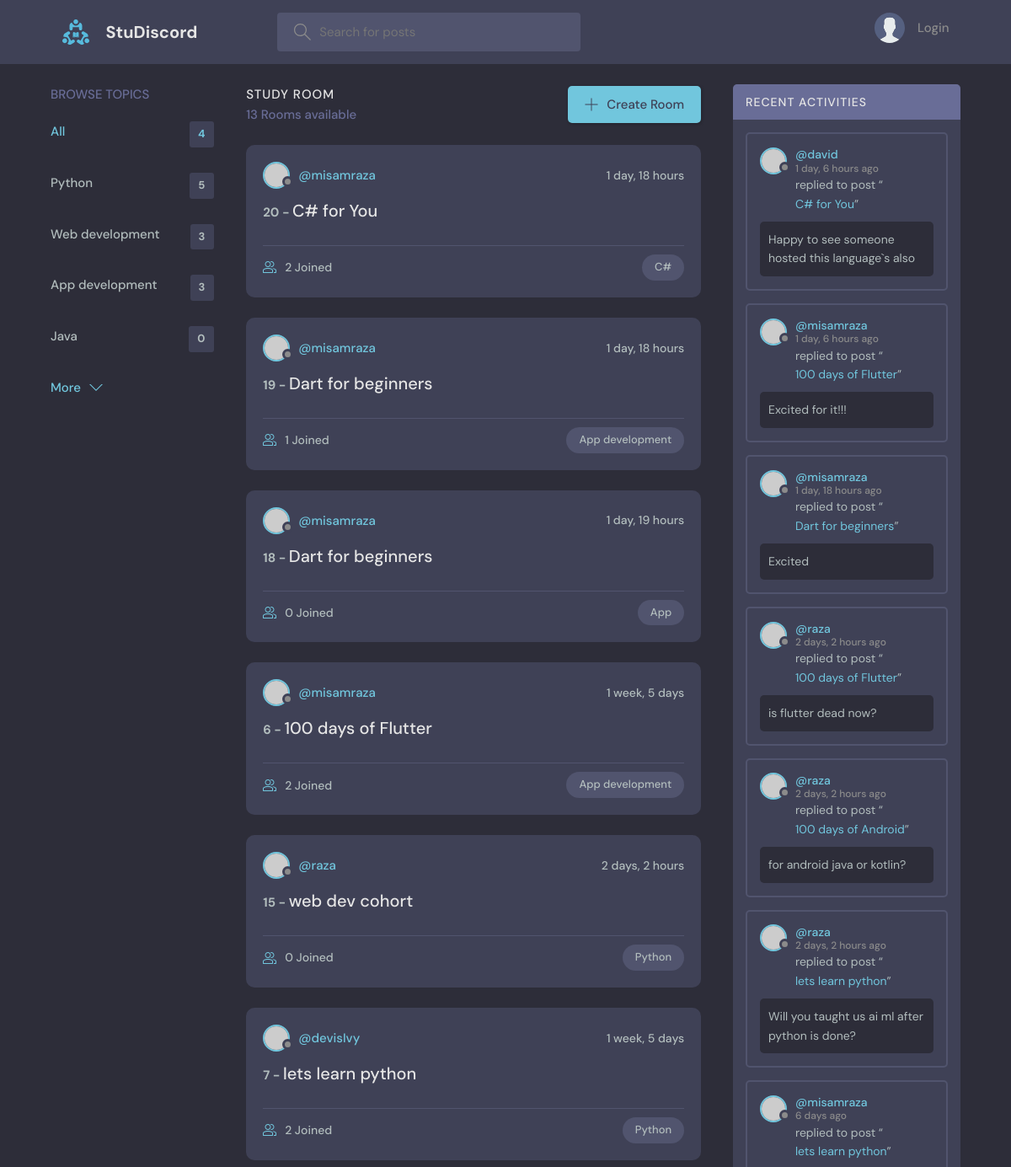
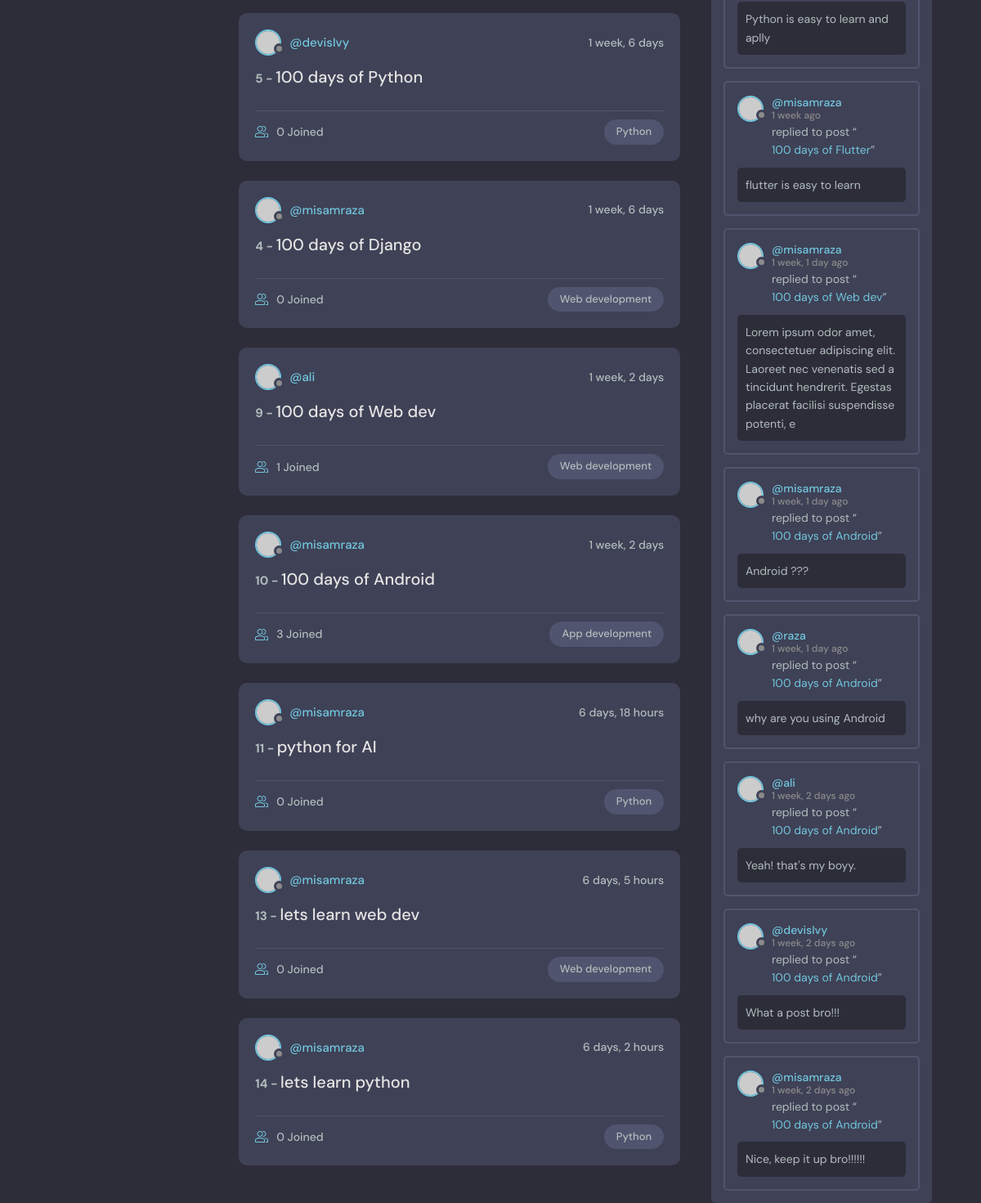
The page / on the database its author committed (2 pictures, top to bottom).
### base/models.py (models this page shows, shortened)
class Topic(models.Model):
    name = models.CharField( max_length=100)

class Room(models.Model):
    host =models.ForeignKey(User,on_delete=models.SET_NULL,null=True)
    topic=models.ForeignKey(Topic,on_delete=models.SET_NULL,null=True)
    name = models.CharField(max_length=200)
    description = models.TextField(null=True,blank=True)
    participants = models.ManyToManyField(User,related_name='participants',blank=True)
    updated = models.DateTimeField(auto_now=True)
    created = models.DateTimeField(auto_now_add=True)
    class Meta:
        ordering = ['-updated','-created']
    def __str__(self):
        return self.name

class Message(models.Model):
    user = models.ForeignKey(User,on_delete=models.CASCADE)
    room = models.ForeignKey(Room,on_delete=models.CASCADE)
    body = models.TextField()
    updated = models.DateTimeField(auto_now=True)
    created = models.DateTimeField(auto_now_add=True)
    class Meta:
        ordering = ['-updated','-created']
    def __str__(self):
        return self.body[0:150]

### base/views.py (the view)
# urls.py: path('',views.home,name="home"),
def home(request):
    q=request.GET.get('q') if request.GET.get('q') != None else ''
    rooms = Room.objects.filter(
         Q(topic__name__icontains = q) |
        Q(name__icontains = q) |
        Q(description__icontains = q)
                                )
    room_messages = Message.objects.filter(Q(room__topic__name__icontains=q))
    topics = Topic.objects.all()[0:4]
    room_count = rooms.count()
    context = {'rooms':rooms,'topics':topics,'room_count':room_count,'room_messages':room_messages}
    return render(request,'base/home.html',context)

### base/templates/base/home.html (shortened to what this page needs)
{% extends "main.html" %}
{% block content %}
    <main class="layout layout--3">
      <div class="container">
        {% include "base/topics_components.html" %}
        <div class="roomList">
          <div class="roomList__header">
            <div>
              <h2>Study Room</h2>
              <p>{{room_count}} Rooms available</p>
            </div>
            <a class="btn btn--main" href="{% url "create-room" %}">
              <svg version="1.1" xmlns="http://www.w3.org/2000/svg" width="32" height="32" viewBox="0 0 32 32">
                <title>add</title>
                <path
                  d="M16.943 0.943h-1.885v14.115h-14.115v1.885h14.115v14.115h1.885v-14.115h14.115v-1.885h-14.115v-14.115z"
                ></path>
              </svg>
              Create Room
            </a>
          </div>
            {% include "base/feed_component.html" %}
        </div>
         {% include "base/activity_component.html" %}
      </div>
    </main>
{% endblock content %}

### base/templates/base/topics_components.html
<div class="topics">
    <div class="topics__header">
      <h2>Browse Topics</h2>
    </div>
    <ul class="topics__list">
      <li>
        <a href="{% url 'home' %}" class="active">All <span>{{topics.count}}</span></a>
      </li>
      {% for topic in topics %}
      <li>
        <a href="{% url "home" %}?q={{topic.name}}">{{topic.name}} <span>{{topic.room_set.all.count}}</span></a>
      </li>
      {% endfor %}
    </ul>
    <a class="btn btn--link" href="{% url "topics" %}">
      More
      <svg version="1.1" xmlns="http://www.w3.org/2000/svg" width="32" height="32" viewBox="0 0 32 32">
        <title>chevron-down</title>
        <path d="M16 21l-13-13h-3l16 16 16-16h-3l-13 13z"></path>
      </svg>
    </a>
  </div>

### base/templates/base/feed_component.html (shortened to what this page needs)
{% for room in rooms  %}
<div class="roomListRoom">
    <div class="roomListRoom__header">
      <a href="{% url "user-profile" room.host.id %}" class="roomListRoom__author">
        <div class="avatar avatar--small">
          <img src="https://randomuser.me/api/portraits/women/11.jpg" />
        </div>
        <span>@{{room.host.username}}</span>
      </a>
      <div class="roomListRoom__actions">
        <span>{{room.created|timesince}}</span>
      </div>
    </div>
    <div class="roomListRoom__content">
      <h5>{{room.id}} - <a href="{% url 'room' room.id %}">{{room.name}}</a></h5>
    </div>
    <div class="roomListRoom__meta">
      <a href="{% url 'room' room.id %}"class="roomListRoom__joined">
        {{room.participants.all.count}} Joined
      </a>
      <p class="roomListRoom__topic">{{room.topic.name}}</p>
    </div>
</div>
{% endfor %}

### base/templates/base/activity_component.html (shortened to what this page needs)
<div class="activities">
    <div class="activities__header">
      <h2>Recent Activities</h2>
    </div>
    {% for message in room_messages %}
    <div class="activities__box">
      <div class="activities__boxHeader roomListRoom__header">
        <a href="{% url "user-profile" message.user.id %}" class="roomListRoom__author">
          <div class="avatar avatar--small">
            <img src="https://randomuser.me/api/portraits/women/11.jpg" />
          </div>
          <p>
            @{{message.user}}
            <span>{{message.created|timesince}} ago</span>
          </p>
        </a>
      </div>
      <div class="activities__boxContent">
        <p>replied to post “<a href={% url 'room' message.room.id  %}>{{message.room}}</a>”</p>
        <div class="activities__boxRoomContent">
          <p>{{message}}</p>
        </div>
      </div>
    </div>
    {% endfor %}
</div>

### rows shown on the page
Topic: name "Python", room_set.all.count "5"
Topic: name "Web development", room_set.all.count "3"
Topic: name "App development", room_set.all.count "3"
Topic: name "Java", room_set.all.count "0"
Room: host.username "misamraza", created "1 day, 18 hours", id "20", name "C# for You", participants.all.count "2", topic.name "C#"
Room: host.username "misamraza", created "1 day, 18 hours", id "19", name "Dart for beginners", participants.all.count "1", topic.name "App development"
Room: host.username "misamraza", created "1 day, 19 hours", id "18", name "Dart for beginners", participants.all.count "0", topic.name "App"
Room: host.username "misamraza", created "1 week, 5 days", id "6", name "100 days of Flutter", participants.all.count "2", topic.name "App development"
Room: host.username "raza", created "2 days, 2 hours", id "15", name "web dev cohort", participants.all.count "0", topic.name "Python"
Room: host.username "devisIvy", created "1 week, 5 days", id "7", name "lets learn python", participants.all.count "2", topic.name "Python"
Room: host.username "devisIvy", created "1 week, 6 days", id "5", name "100 days of Python", participants.all.count "0", topic.name "Python"
Room: host.username "misamraza", created "1 week, 6 days", id "4", name "100 days of Django", participants.all.count "0", topic.name "Web development"
Room: host.username "ali", created "1 week, 2 days", id "9", name "100 days of Web dev", participants.all.count "1", topic.name "Web development"
Room: host.username "misamraza", created "1 week, 2 days", id "10", name "100 days of Android", participants.all.count "3", topic.name "App development"
Room: host.username "misamraza", created "6 days, 18 hours", id "11", name "python for AI", participants.all.count "0", topic.name "Python"
Room: host.username "misamraza", created "6 days, 5 hours", id "13", name "lets learn web dev", participants.all.count "0", topic.name "Web development"
Room: host.username "misamraza", created "6 days, 2 hours", id "14", name "lets learn python", participants.all.count "0", topic.name "Python"
Message: user "david", created "1 day, 6 hours", room "C# for You", body "Happy to see someone hosted this language`s also"
Message: user "misamraza", created "1 day, 6 hours", room "100 days of Flutter", body "Excited for it!!!"
Message: user "misamraza", created "1 day, 18 hours", room "Dart for beginners", body "Excited"
Message: user "raza", created "2 days, 2 hours", room "100 days of Flutter", body "is flutter dead now?"
Message: user "raza", created "2 days, 2 hours", room "100 days of Android", body "for android java or kotlin?"
Message: user "raza", created "2 days, 2 hours", room "lets learn python", body "Will you taught us ai ml after python is done?"
Message: user "misamraza", created "6 days", room "lets learn python", body "Python is easy to learn and aplly"
Message: user "misamraza", created "1 week", room "100 days of Flutter", body "flutter is easy to learn"
Message: user "misamraza", created "1 week, 1 day", room "100 days of Web dev", body "Lorem ipsum odor amet, consectetuer adipiscing elit. Laoreet nec venenatis sed a tincidunt hendrerit. Egestas placerat facilisi suspendisse potenti, e"
Message: user "misamraza", created "1 week, 1 day", room "100 days of Android", body "Android ???"
Message: user "raza", created "1 week, 1 day", room "100 days of Android", body "why are you using Android"
Message: user "ali", created "1 week, 2 days", room "100 days of Android", body "Yeah! that's my boyy."
Message: user "devisIvy", created "1 week, 2 days", room "100 days of Android", body "What a post bro!!!"
Message: user "misamraza", created "1 week, 2 days", room "100 days of Android", body "Nice, keep it up bro!!!!!!"

### other values the page prints
{{ topics.count }} "4"
{{ room_count }} "13"
